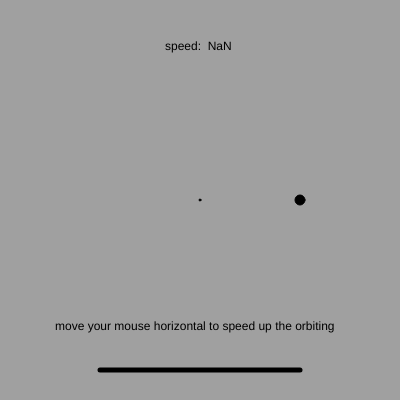
Frame 1 (no input)
Frame 60 (no input): identical to frame 1, image omitted
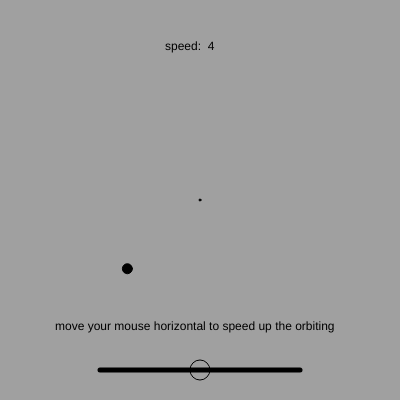
Frame 120 (the mouse pressed at the canvas centre since frame 60)

The p5.js sketch that drew these frames (run headless with seeded random() and noise() and a simulated clock; from frame 60 on, the mouse is pressed at the canvas centre):

// p5.js sketch
// ── sketch.js
function setup(){
    createCanvas(400, 400);
}

function draw(){
    background(160); 
    orbits();
    instructions();
    lastposition = controller();
    moving();
}
let angle = 0;
let lastposition;
let speed;
let raduis = 100;

function moving(){

    speed = lastposition * 0.0002;

    if(lastposition <= 150 && lastposition > 0){
        angle += speed;
    }
    else if(lastposition >= 151 && lastposition <= 300){
        angle += speed + 0.0004;
    }
}

function instructions(){
    fill(0);
    text("speed:  " + Math.trunc(speed * 100), 165, 50);
    text("move your mouse horizontal to speed up the orbiting",55, 330 );
    noFill();

    strokeWeight(5);
    line(100, 370, 300, 370);
    strokeWeight(1);
}

function orbits(){
    fill(0);
    circle(200, 200, 2);
    noFill();

    let x = (width/2) + cos(angle) * raduis;
    let y = (height/2) + sin(angle) * raduis;
    fill(0);
    circle(x, y, 10);

}

function controller(){
	
    if(mouseX >= 100 && mouseX <= 300){
        circle(mouseX, 370, 20);
        lastposition = mouseX;
        
    }
    else{
        circle(lastposition, 370, 20);
    }
    return lastposition;
}
